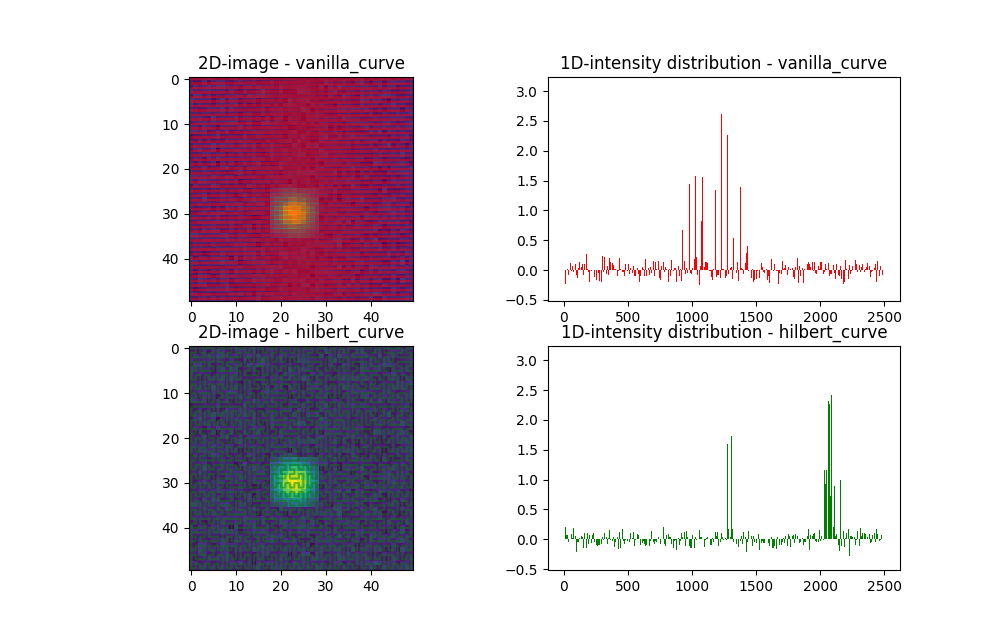

Recreate this plot in Python.
#! /usr/bin/env/ python3

import numpy as np
import matplotlib.pyplot as plt
from hilbertcurve.hilbertcurve import HilbertCurve
from gilbert2d import hilbert2d

def vanilla_space_filling_curve(shape):
    # dist = image.reshape((np.prod(image.shape, -1)))

    nx, ny = shape
    x = np.arange(0, nx)
    y = np.arange(0, ny)
    xv, yv = np.meshgrid(y, x)
    vanilla_curve = np.vstack((xv.flatten(), yv.flatten()))
    return vanilla_curve

def hilbert_space_filling_curve(shape):
    hilbert_curve = np.array([[x,y] for x,y in hilbert2d(shape[0], shape[1])]).T
    return hilbert_curve

def hist_from_images(image,curve):
    return image[tuple(curve)]


def plot(img, curve1, hist1, curve2, hist2):
    plt.figure(1, figsize=(10,10))

    plt.subplot(2,2,1)
    plt.title("2D-image - vanilla_curve")
    plt.imshow(img)
    plt.plot(curve1[0], curve1[1], alpha=.5, color = "red")
    # plt.axis("off")

    plt.subplot(2,2,2)
    plt.title("1D-intensity distribution - vanilla_curve")
    plt.bar(np.arange(2500),hist1, color = "red", linewidth=1)
    # plt.axis("off")

    plt.subplot(2,2,3)
    plt.title("2D-image - hilbert_curve")
    plt.imshow(img)
    plt.plot(curve2[0], curve2[1], alpha=.5, color = "green")
    # plt.axis("off")

    plt.subplot(2,2,4)
    plt.title("1D-intensity distribution - hilbert_curve")
    plt.bar(np.arange(2500),hist2, color = "green", linewidth=1)
    # plt.axis("off")

    plt.show()



def main():
    image = np.load("./artificial_data.npy")[1]

    vanilla_curve = vanilla_space_filling_curve(image.shape)
    vanilla_hist = hist_from_images(image, vanilla_curve)
    
    hilbert_curve = hilbert_space_filling_curve(image.shape)
    hilbert_hist = hist_from_images(image, hilbert_curve)
    plot(image, vanilla_curve, vanilla_hist, hilbert_curve, hilbert_hist)

if __name__ == "__main__":
    main()
